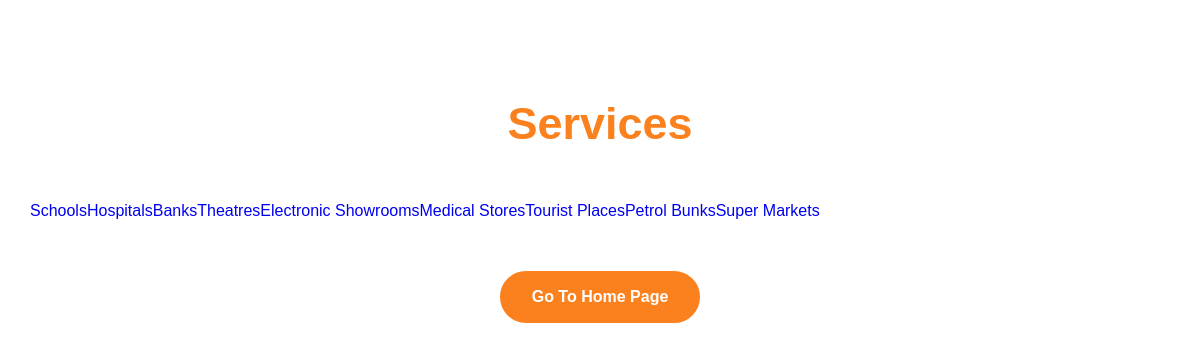
The app's page /fetch/service1.php with its own data.
### tables this page shows
CREATE TABLE IF NOT EXISTS `categories` (
  `category_id` int NOT NULL AUTO_INCREMENT,
  `category_name` varchar(30) NOT NULL,
  `images` varchar(30) NOT NULL,
  PRIMARY KEY (`category_id`),
  UNIQUE KEY `category_name` (`category_name`)
);

### fetch/service1.php (the view, shortened to what this page needs)
<!DOCTYPE html>
<html>
<head>
        <link rel="stylesheet" href="style-s.css">
</head>
<body>
    <section class="w3l-portfolio-8 py-5">
        <div class="portfolio-main py-md-5 py-4">
            <div class="container">
                <div class="row justify-content-center text-center">
                    <div class="col-md-8">
                        <div class="section-heading mb-sm-5 mb-4">
                            <h3 class="title-style mb-2">Services</h3>
                        </div>
                    </div>
                </div>
                <div class="row galler-top">
<?php
include 'connect.php';
$sql = "SELECT * FROM categories";
$result = $con->query($sql);
if ($result && $result->num_rows > 0) {
    while ($row = $result->fetch_assoc()) {
        echo "<a href='category1.php?category_id=" . $row['category_id'] . "'>" . $row['category_name'] . "</a><br>";
    }
} else {
    echo "No categories found.";
}
?>
                </div>
                <div class="text-center">
                    <a href="index.html" class="btn btn-style-white btn-style-primary mt-lg-5 mt-2">Go To Home Page</a>
                </div>
            </div>
        </div>
    </section>
</body>
</html>

### fetch/style-s.css (style rules this page uses)
*, *::before, *::after { box-sizing: border-box; }
body { margin: 0; font-family: -apple-system, BlinkMacSystemFont, "Segoe UI", Roboto, "Helvetica Neue", Arial, "Noto Sans", sans-serif, "Apple Color Emoji", "Segoe UI Emoji", "Segoe UI Symbol", "Noto Color Emoji"; font-size: 1rem; font-weight: 400; line-height: 1.5; color: #212529; text-align: left; background-color: #fff; }
.container { width: 100%; padding-right: 15px; padding-left: 15px; margin-right: auto; margin-left: auto; }
@media (min-width: 576px) { .container { max-width: 540px; } }
@media (min-width: 768px) { .container { max-width: 720px; } }
@media (min-width: 992px) { .container { max-width: 960px; } }
@media (min-width: 1200px) { .container { max-width: 1140px; } }
@media (min-width: 576px) { .container, .container-sm { max-width: 540px; } }
@media (min-width: 768px) { .container, .container-sm, .container-md { max-width: 720px; } }
@media (min-width: 992px) { .container, .container-sm, .container-md { max-width: 960px; } }
@media (min-width: 1200px) { .container, .container-sm, .container-md, { max-width: 1140px; } }
.row { display: flex; flex-wrap: wrap; margin-right: -15px; margin-left: -15px; }
.col-sm-6, .col-md-4, .col-md-8 { position: relative; width: 100%; padding-right: 15px; padding-left: 15px; }
@media (min-width: 768px) { .col-md-8 { flex: 0 0 66.66667%; max-width: 66.66667%; } }
.btn { display: inline-block; font-weight: 400; color: #212529; text-align: center; vertical-align: middle; cursor: pointer; -webkit-user-select: none; -moz-user-select: none; -ms-user-select: none; user-select: none; background-color: transparent; border: 1px solid transparent; padding: 0.375rem 0.75rem; font-size: 1rem; line-height: 1.5; border-radius: 0.25rem; transition: color 0.15s ease-in-out, background-color 0.15s ease-in-out, border-color 0.15s ease-in-out, box-shadow 0.15s ease-in-out; }
.justify-content-center { justify-content: center !important; }
.mb-2 { margin-bottom: 0.5rem !important; }
.mb-4 { margin-bottom: 1.5rem !important; }
.py-4 { padding-top: 1.5rem !important; }
.py-4 { padding-bottom: 1.5rem !important; }
.py-5 { padding-top: 3rem !important; }
.py-5 { padding-bottom: 3rem !important; }
@media (min-width: 576px) { .mb-sm-5, .my-sm-5 { margin-bottom: 3rem !important; } }
@media (min-width: 768px) { .py-md-5 { padding-top: 3rem !important; } }
@media (min-width: 992px) { .mt-lg-5 { margin-top: 3rem !important; } }
.text-center { text-align: center !important; }
p, h2, h3 { orphans: 3; widows: 3; }
h2, h3 { page-break-after: avoid; }
:root { --theme-color: #e40000; --primary-color: #fb811e; --primary-light: #fcf1e7; --primary-dark: #ffc945; --secondary-color: #009f4d; --font-color: #707070; --bg-color: #fff; --heading-color: #060606; --footer-color: #060e1f; --footer-cpy-color: #040a17; --border-radius: 30px; --border-radius-full: 15px; --border-color: transparent; --border-color-light: #eee; --iframe-filter: grayscale(0%); --bg-grey: #f4f4f4; --bg-light: #fafafa; --bg-dark-color: #fff; --quote-text-color: #1d2c4c; --icon-gra-color: linear-gradient(75deg, #1c2e7b 10%, #e60264); --shadow-color: rgba(10, 16, 34, .2); }
html { scroll-behavior: smooth; }
body, html { margin: 0; padding: 0; background: var(--bg-color); color: var(--font-color); font-family: 'Josefin Sans', sans-serif; }
body a, button, .btn { cursor: pointer !important; }
a, a:hover, button, button:hover { text-decoration: none; transition: .5s all; -moz-transition: .5s all; }
h1, h2, h3, h4, h5, h6 { margin: 0; padding: 0; color: var(--heading-color); font-family: 'Josefin Sans', sans-serif; }
@media (min-width: 992px) { .container { max-width: 960px; margin-right: auto; margin-left: auto; } }
@media (min-width: 1200px) { .container { max-width: 1140px; margin-right: auto; margin-left: auto; } }
.btn-style-white { padding: 12px 30px; font-weight: bold; font-size: 16px; transition: all .25s ease-in-out; border-radius: 30px; }
.btn-style-white { background: #ffffff; border: 2px solid #ffffff; color: var(--primary-color); }
.btn-style-primary { background: var(--primary-color); border-color: var(--primary-color); color: #fff; }
.title-style { font-size: 45px; line-height: 55px; font-weight: bold; color: var(--primary-color); }

### records on screen
categories: category_name "Schools"
categories: category_name "Hospitals"
categories: category_name "Banks"
categories: category_name "Theatres"
categories: category_name "Electronic Showrooms"
categories: category_name "Medical Stores"
categories: category_name "Tourist Places"
categories: category_name "Petrol Bunks"
categories: category_name "Super Markets"
